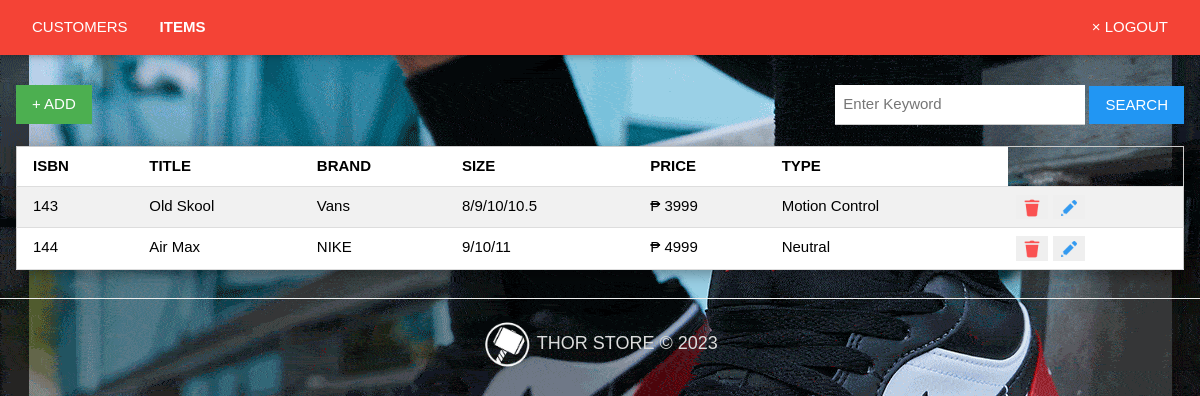
Screenshot of /admin/items (signed in) with the database file from the repository.
### tables this page shows
CREATE TABLE 'Items'
('i_id' integer primary key autoincrement,
'ISBN' integer unique on conflict ignore,
'title' varchar(100),
'author' varchar(100),
'genre' varchar(50),
'price' decimal(10,2),
'i_type' varchar(25));

### app.py (the view)
@app.route("/admin/items")
def admin_items():
    if 'admin' in session:
        head = ['isbn','title','brand','size','price','type']
        rows = getall('Items')
        return render_template("admin_items.html",title="admin",header=head,itemlist=rows,search=None)
    elif 'user' in session:
        return redirect(url_for("user_items"))
    else:
        flash("Login Properly!!!")
        return redirect(url_for("login"))

### dbhelper.py (called while the page is built)
def connect():
    return sqlite3.connect(database)

def getprocess(sql:str)->list:
    conn = connect()
    conn.row_factory = sqlite3.Row #return dictionary format
    cursor = conn.cursor()
    cursor.execute(sql)
    rows = cursor.fetchall()
    cursor.close()
    return rows

def getall(table)->list:
    sql:str = f"SELECT * FROM `{table}`"
    return getprocess(sql)

### templates/admin_items.html (shortened to what this page needs)
{% extends 'base_admin.html' %}
{% block nav %}
	<a href="{{ url_for('admin_customers') }}" class="w3-bar-item w3-left w3-button">CUSTOMERS</a>
	<a href="{{ url_for('admin_items') }}" class="w3-bar-item w3-left w3-button" style="font-weight: bold">ITEMS</a>
{% endblock %}
{% block content %}
	<div>
		<button style="display:inline" class="w3-button w3-green" onclick="document.getElementById('addmodal').style.display='block'">+ ADD</button>
		<form method="post" action="/admin/items/search" style="display:inline" class="w3-right">
			<input type="text" name="search" id="search" class="w3-input" placeholder="Enter Keyword" style="width:250px;display:inline;">
			<input type="submit" value="SEARCH" class="w3-button w3-blue">
		</form>
	</div>
	<br>
	<table class="w3-table-all w3-card-4 w3-animate-top">
		<tr>
			{% for h in header %}
				<th>{{ h | upper }}</th>
			{% endfor %}
		</tr>
		{% for item in itemlist %}
			<tr>
				<td>{{ item['ISBN'] }}</td>
				<td>{{ item['title'] }}</td>
				<td>{{ item['author'] }}</td>
				<td>{{ item['genre'] }}</td>
				<td>&#x20B1; {{ item['price'] }}</td>
				<td>{{ item['i_type'] }}</td>
				<td>
					<button style="cursor:pointer;border:none" onclick="deleteitem('{{ item['i_id'] }}')">
						<img width="20px" src="../static/icons/delete.png">
					</button>
					<button style="cursor:pointer;border:none" onclick="document.getElementById('updatemodal_{{ item['i_id'] }}').style.display='block'">
						<img width="20px" src="../static/icons/edit.png">
					</button>
				</td>
			</tr>
		{% endfor%}
	</table>
{% endblock %}

### templates/base_admin.html
{% extends 'base.html' %}
{% block menu %}
	{% block nav %}
	{% endblock %}
	<a href="{{ url_for('admin_logout') }}" class="w3-bar-item w3-right w3-button">&times; LOGOUT</a>
{% endblock %}

### templates/base.html (shortened to what this page needs)
<!DOCTYPE html>
<html>
	<head>
		<link rel="stylesheet" href="{{ url_for('static',filename='/css/w3.css')}}">
	</head>
	<body>
		<div class=" w3-container w3-padding w3-red w3-card-2">
			{% block menu %}
			{% endblock %}
		</div>
		<br>
		<div class="w3-container w3-padding">
			{% block content %}
			{% endblock %}
		</div>
		<hr>
		<div class="w3-center footer-container">
        <img src="../static/icons/4-removebg-preview.png" alt="Thor Store Logo">
        THOR STORE &copy; 2023
    </div>
	</body>
</html>

### static/css/w3.css (style rules this page uses)
html { box-sizing:border-box }
*,*:before,*:after { box-sizing:inherit }
html { -ms-text-size-adjust:100%;-webkit-text-size-adjust:100% }
body { margin:0 }
a { background-color:transparent }
img { border-style:none }
hr { box-sizing:content-box;height:0;overflow:visible }
button,input,select,textarea,optgroup { font:inherit;margin:0 }
button,input { overflow:visible }
button,select { text-transform:none }
button,[type=button],[type=reset],[type=submit] { -webkit-appearance:button }
html,body { font-family:Verdana,sans-serif;font-size:15px;line-height:1.5 }
html { overflow-x:hidden }
hr { border:0;border-top:1px solid #eee;margin:20px 0 }
img { vertical-align:middle }
a { color:inherit }
.w3-table,.w3-table-all { border-collapse:collapse;border-spacing:0;width:100%;display:table }
.w3-table-all { border:1px solid #ccc }
.w3-bordered tr,.w3-table-all tr { border-bottom:1px solid #ddd }
.w3-table-all tr:nth-child(odd) { background-color:#fff }
.w3-table-all tr:nth-child(even) { background-color:#f1f1f1 }
.w3-table td,.w3-table th,.w3-table-all td,.w3-table-all th { padding:8px 8px;display:table-cell;text-align:left;vertical-align:top }
.w3-table th:first-child,.w3-table td:first-child,.w3-table-all th:first-child,.w3-table-all td:first-child { padding-left:16px }
.w3-btn,.w3-button { border:none;display:inline-block;padding:8px 16px;vertical-align:middle;overflow:hidden;text-decoration:none;color:inherit;background-color:inherit;text-align:center;cursor:pointer;white-space:nowrap }
.w3-btn,.w3-button { -webkit-touch-callout:none;-webkit-user-select:none;-khtml-user-select:none;-moz-user-select:none;-ms-user-select:none;user-select:none }
.w3-input { padding:8px;display:block;border:none;border-bottom:1px solid #ccc;width:100% }
.w3-container:after,.w3-container:before,.w3-panel:after,.w3-panel:before,.w3-row:after,.w3-row:before,.w3-row-padding:after,.w3-row-padding:before, .w3-cell-row:before,.w3-cell-row:after,.w3-clear:after,.w3-clear:before,.w3-bar:before,.w3-bar:after { content:"";display:table;clear:both }
.w3-container,.w3-panel { padding:0.01em 16px }
.w3-card,.w3-card-2 { box-shadow:0 2px 5px 0 rgba(0,0,0,0.16),0 2px 10px 0 rgba(0,0,0,0.12) }
.w3-card-4,.w3-hover-shadow:hover { box-shadow:0 4px 10px 0 rgba(0,0,0,0.2),0 4px 20px 0 rgba(0,0,0,0.19) }
.w3-animate-top { position:relative;animation:animatetop 0.4s }
.w3-center { text-align:center!important }
.w3-padding { padding:8px 16px!important }
.w3-left { float:left!important }
.w3-right { float:right!important }
.w3-blue,.w3-hover-blue:hover { color:#fff!important;background-color:#2196F3!important }
.w3-green,.w3-hover-green:hover { color:#fff!important;background-color:#4CAF50!important }
.w3-red,.w3-hover-red:hover { color:#fff!important;background-color:#f44336!important }

### templates/base.html (style rules this page uses)
body { margin: 0; padding: 0; background-image: url('../static/icons/image.png'); background-size: cover; background-position: center; height: 100vh; }
.footer-container { text-align: center; color: #ddd; font-size: 1.2em; }
.footer-container img { width: 50px; }

### rows the page displays
Items: ISBN "143", title "Old Skool", author "Vans", genre "8/9/10/10.5", price "3999", i_type "Motion Control"
Items: ISBN "144", title "Air Max", author "NIKE", genre "9/10/11", price "4999", i_type "Neutral"

### other values shown
{{ h | upper }} "ISBN" "TITLE" "BRAND" "SIZE" "PRICE" "TYPE"
